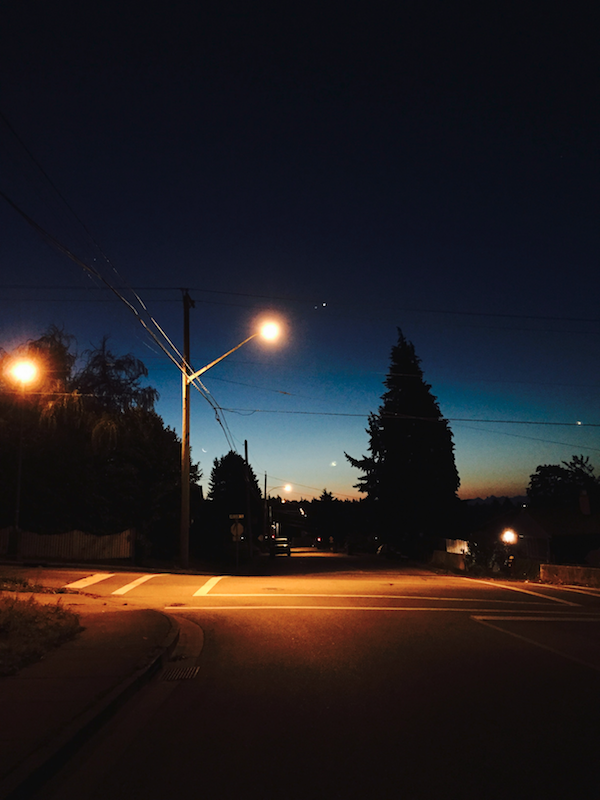
#> input picture images/stego_small.bmp, 600 x 800 px
$ python dcstego.py images/stego_small.bmp images/stego_small.bmp
#> lines starting #> are read from the running program, lines starting #| are printed output that depends on the picture
# ###################################################################
# dcstego.py - the main function that will contain the general functionality
#			   such as parsing command line arguments, checking file sizes,
#			   etc
#
#
#
#
# ###################################################################

# from gimpfu import *
from PIL import Image, ImageDraw, ImageMath
import argparse
import dcutils		# usage: dcutils.method_name() || dcutils.variable_name
import dcimage

# Opens an image at the given path
def open_image(path, mode):
#> called with path = 'images/stego_small.bmp', mode = 'rb'
    image = None
    try:
        image = Image.open(path)
#> image is the input picture: PIL image 600x800 RGB; mean R, G, B 35, 31, 33.7
    except Exception as e:
        print("Image not found")
        print(e)
        return
    return image

def check_size(cImg, sImg):

	return 0


def main(args):
	coverImg = open_image(args.cover_image, "rb")	# read only in binary
	secretImg = open_image(args.secret_image, "rb")

	# check the size, for now just make secret image size equals cover image
	secretImg = secretImg.resize(coverImg.size)


	red, green, blue = coverImg.split()
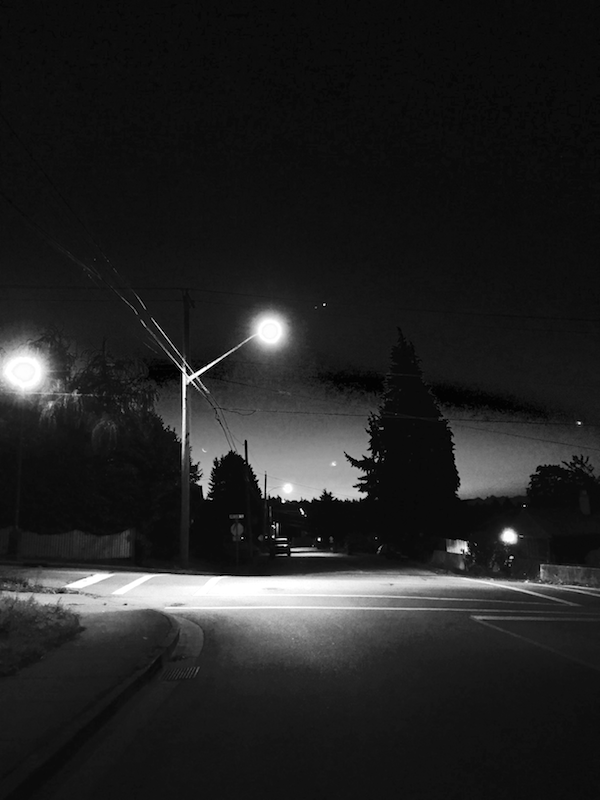
#> red: PIL image 600x800 L; min 0, max 255, mean 35
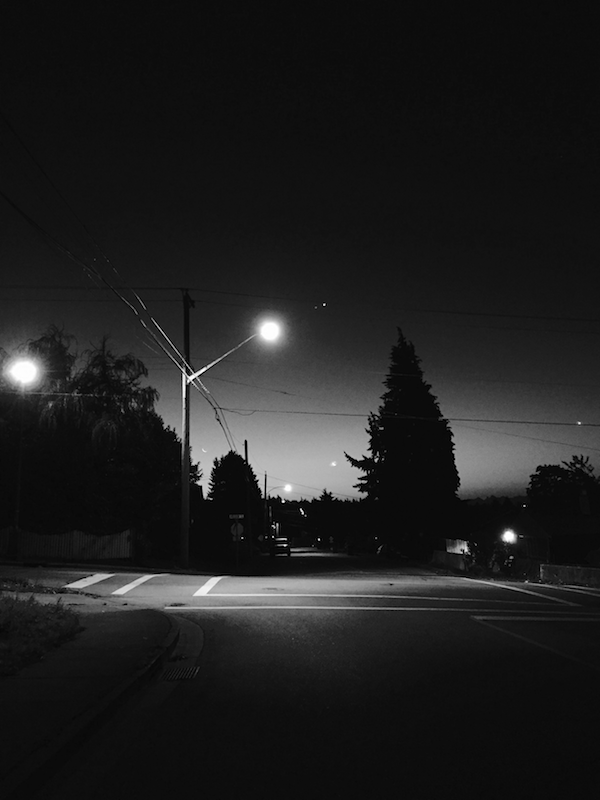
#> green: PIL image 600x800 L; min 0, max 255, mean 31
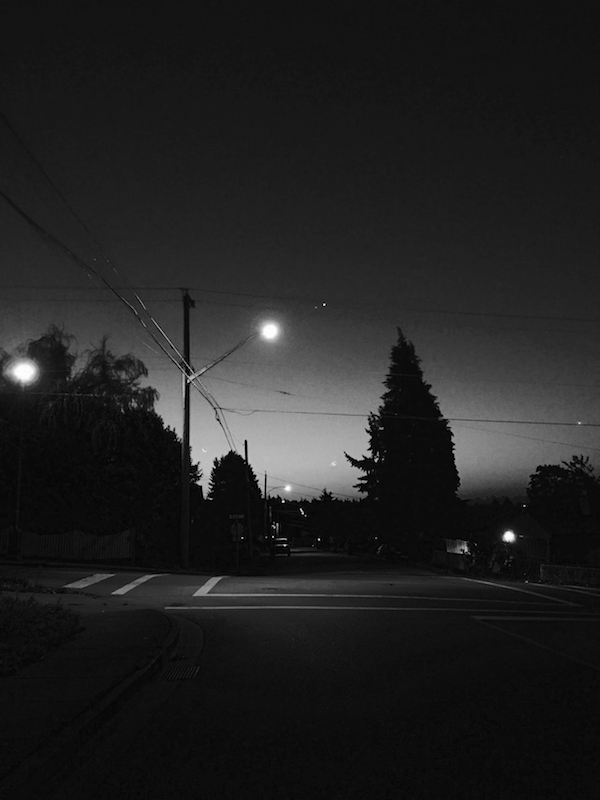
#> blue: PIL image 600x800 L; min 0, max 255, mean 33.7
	sred, sgreen, sblue = secretImg.split()


	red2 = ImageMath.eval("convert(a&0xFE|b&0x1,'L')", a=red, b=sred)
	green2 = ImageMath.eval("convert(a&0xFE|b&0x1,'L')", a=green, b=sgreen)
	blue2 = ImageMath.eval("convert(a&0xFE|b&0x1,'L')", a=blue, b=sblue)


	out = Image.merge("RGB", (red2, green2, blue2))
	out.save("merged.bmp")


	exit(0)
#> (the program exits here)
